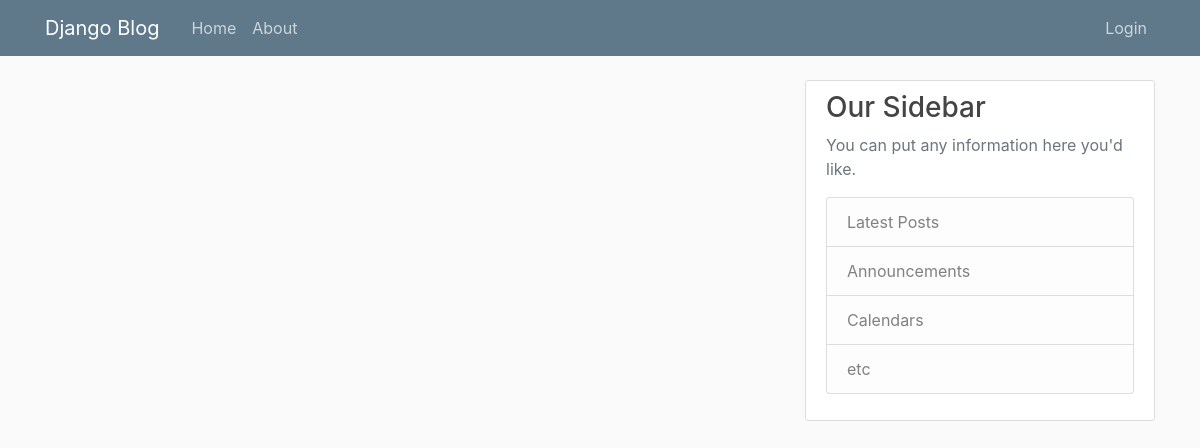
Before: /members/ with the older database file.
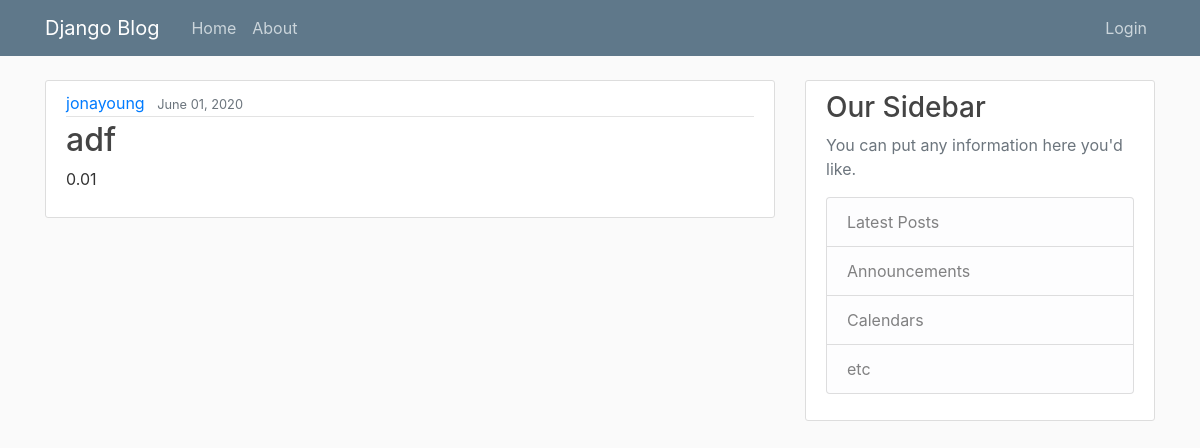
After: the same page with the newer database file.
### members/models.py (models this page shows, shortened)
class Members(models.Model):
    memberNum = models.OneToOneField(User, on_delete=models.CASCADE)
    memberLink = models.CharField(max_length=20)
    memberLevel = models.CharField(max_length=20)
    memberBegins = models.DateTimeField(default=datetime.datetime.now())
    firstName = models.CharField(max_length=30)
    lastName = models.CharField(max_length=30)
    gender = models.CharField(max_length=2, choices=[('ML', 'Male'), ('FL', 'Female'), ('OT', 'Other')])
    birthDate = models.DateField(default=datetime.datetime.now())
    emailAddress = models.CharField(max_length=40)
    street = models.CharField(max_length=100)
    city = models.CharField(max_length=40)
    province = models.CharField(max_length=40)
    postalCode = models.CharField(max_length=7)
    country = CountryField()
    homePhone = PhoneNumberField()
    cellPhone = PhoneNumberField()
    workPhone = PhoneNumberField()
    tennisRank = models.DecimalField(max_digits=3, decimal_places=2, default=0.00)
    squashRank = models.DecimalField(max_digits=3, decimal_places=2, default=0.00)
    badmintonRank = models.DecimalField(max_digits=3, decimal_places=2, default=0.00)
    platformRank = models.DecimalField(max_digits=3, decimal_places=2, default=0.00)

### members/views.py (the view)
# urls.py: path('', views.home, name='member-home'),
def home(request):
    context = {
        'members': Members.objects.all()
    }
    return render(request, 'members/home.html', context)

### members/templates/members/home.html
{% extends "members/base.html" %}
{% block content %}
    {% for member in members %}
        <article class="media content-section">
          <div class="media-body">
            <div class="article-metadata">
              <a class="mr-2" href="#">{{ member.memberNum }}</a>
              <small class="text-muted">{{ member.memberBegins|date:"F d, Y" }}</small>
            </div>
            <h2><a class="article-title" href="#">{{ member.homePhone }}</a></h2>
            <p class="article-content">{{ member.badmintonRank }}</p>
          </div>
        </article>
    {% endfor %}
{% endblock content %}

Changed rows visible on the page:
added Members: memberNum "jonayoung", memberBegins "June 01, 2020", homePhone "adf", badmintonRank "0.01"
